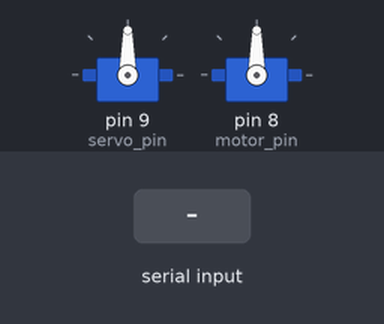
Simulated run of this sketch. Board: Arduino Uno, built with avr-gcc and run on an emulated ATmega328P. On the bench: 2 × servo. The test bench sets the inputs (shaded band).

Above: at 1.2 s.
1.3 s: "90,45,200\n" received over Serial
At 2.0 s:
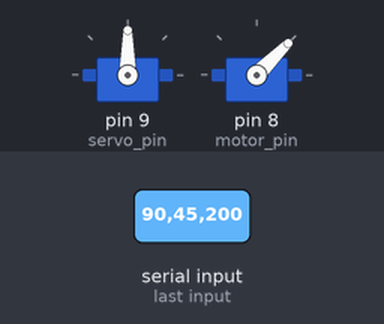
2.8 s: "30,150,10\n" received over Serial
At 4.1 s:
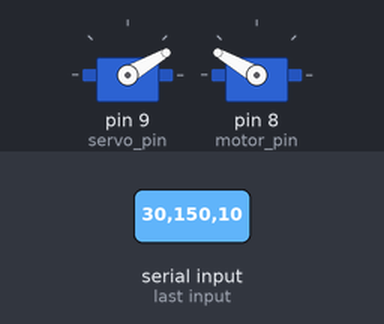
4.4 s: "90,45\n" received over Serial
At 5.9 s:
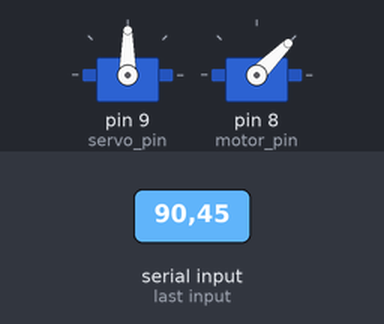
7.0 s: "1,90\n" received over Serial
At 9.3 s:
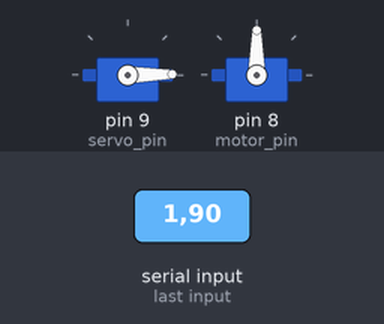
9.6 s: "30,150\n" received over Serial
At 11.9 s:
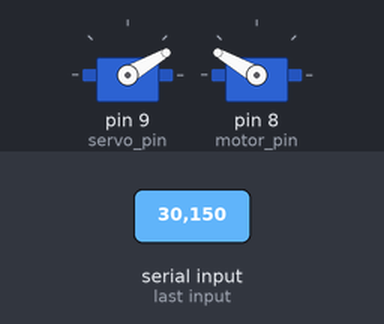
Timing chart, 0 to 13.1 s (numbered marks = the images above; inputs shaded):
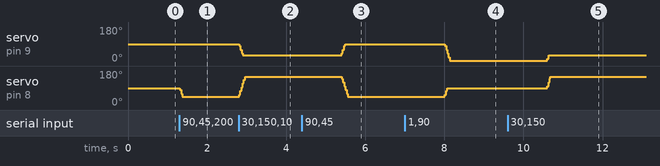

The sketch:

main.ino
```cpp
#include <Servo.h>
Servo servo;
Servo motor;
int servo_pin = 9;
int motor_pin = 8;
int natural_pos = 90;
int servo_pos = natural_pos;
int motor_pos = natural_pos;
const int buffer_size = 10;
char buffer[buffer_size];

void setup() {
  Serial.begin(9600);
  servo.attach(servo_pin);  // attaches the servo on pin 9 to the servo object
  motor.attach(motor_pin);  // attaches the servo on pin 9 to the servo object
  servo.write(natural_pos);
  motor.write(natural_pos);
}

void loop() {
  if (Serial.available() > 0) {
    Serial.readBytes(buffer, buffer_size);
    const char s[2] = ",";
    char* pos1 = strtok(buffer, s);
    char* pos2 = strtok(NULL, s);
    if (pos1 != NULL and pos2 != NULL){
      int new_servo_pos = atoi(pos1);
      int new_motor_pos = atoi(pos2);
      int servo_diff = abs(new_servo_pos - servo_pos);
      int motor_diff = abs(new_motor_pos - motor_pos);
      int servo_step_sign = (new_servo_pos > servo_pos)? 1 : -1;
      int motor_step_sign = (new_motor_pos > motor_pos)? 1 : -1;
      while (servo_diff > 0 or motor_diff > 0){
        servo_pos += (servo_diff > 0)? min(10, servo_diff) * servo_step_sign : 0;
        motor_pos += (motor_diff > 0)? min(10, motor_diff) * motor_step_sign : 0;
        servo_diff = abs(new_servo_pos - servo_pos);
        motor_diff = abs(new_motor_pos - motor_pos);
        servo.write(servo_pos);
        motor.write(motor_pos);
        delay(15);
      }
    }
  }
  servo.write(servo_pos);
  motor.write(motor_pos);
  delay(15);
}
```

Measured:
- after the input at 1.3 s, servo on pin 8 (motor_pin): 90° → 45° at once
- after the input at 2.8 s, servo on pin 9 (servo_pin): 90° → 30° at once; servo on pin 8 (motor_pin): 45° → 150° at once
- after the input at 4.4 s, servo on pin 9 (servo_pin): 30° → 90° after 1.0 s; servo on pin 8 (motor_pin): 150° → 45° after 1.0 s
- after the input at 7.0 s, servo on pin 9 (servo_pin): 90° → 1° after 1.0 s; servo on pin 8 (motor_pin): 45° → 90° after 1.0 s
- after the input at 9.6 s, servo on pin 9 (servo_pin): 1° → 30° after 1.0 s; servo on pin 8 (motor_pin): 90° → 150° after 1.0 s
